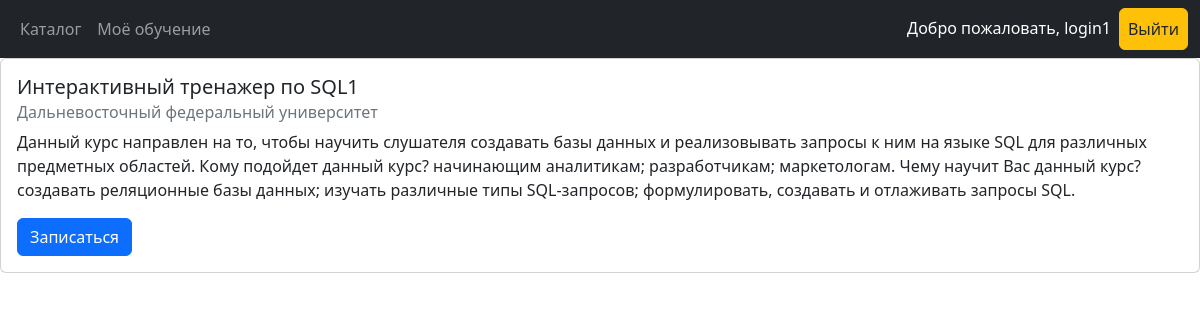
Page /catalog/1/ (signed in) on the committed database.
### courses/models.py (models this page shows, shortened)
class Course(models.Model):
    title = models.CharField(max_length=100, verbose_name='Название')
    author = models.CharField(max_length=100, verbose_name='Автор')
    description = models.TextField(verbose_name='Описание курса')
    class Meta:
        verbose_name = 'Курс'
        verbose_name_plural = 'Курсы'

### courses/views.py (the view)
# urls.py: path('catalog/<int:pk>/', DetailCourseView.as_view(), name='course-detail'),
class DetailCourseView(DetailView):
    model = Course
    template_name = "courses/detail.html"

### courses/templates/courses/detail.html
{% extends "courses/index.html" %}
{% block content %}
    <div class="card ml-5">
      <div class="card-body">
        <h5 class="card-title">{{ object.title }}</h5>
        <h6 class="card-subtitle mb-2 text-muted">{{ object.author }}</h6>
        <p class="card-text"> {{ object.description }}</p>
          {% if request.user.is_authenticated %}
            {% if course in  user.profile.courses.all %}
            <p class="text-success">Вы записаны</p>
            <a href="{% url 'unsubscribe' course.pk %}" class="card-link btn btn-primary">Отписаться</a>
            {% else %}
            <a href="{% url 'subscribe' course.pk %}" class="card-link btn btn-primary">Записаться</a>
            {% endif %}
          </div>
          {% endif %}
    </div>
{% endblock content %}

### courses/templates/courses/index.html (shortened to what this page needs)
<!doctype html>
<html lang="ru">
  <head>
    <link href="https://cdn.jsdelivr.net/npm/bootstrap@5.2.2/dist/css/bootstrap.min.css" rel="stylesheet">
  </head>
  <body>
    <nav class="navbar navbar-expand-lg navbar-dark bg-dark sticky-top">
    <div class="container-fluid">
        <div class="collapse navbar-collapse" id="navbarContent">
            <ul class="navbar-nav me-auto">
                {% if user.is_superuser %}
                    <li class="nav-item">
                        {% url 'control' as url_control %}
                        <a class="nav-link{% if url_control == request.path %} active {% endif %}" href={{url_control}}>Управление курсами</a>
                    </li>
                {% else %}
                {% if request.user.is_authenticated %}
                    <li class="nav-item">
                        {% url 'catalog' as url_catalog %}
                        <a class="nav-link{% if url_catalog == request.path %} active {% endif %}" href={{url_catalog}}>Каталог</a>
                    </li>
                    <li class="nav-item">
                        {% url 'learn' as url_learn %}
                        <a class="nav-link{% if url_learn == request.path %} active {% endif %}" href={{url_learn}}>Моё обучение</a>
                    </li>
                {% else %}
                    <li class="nav-item">
                        {% url 'catalog' as url_catalog %}
                        <a class="nav-link{% if url_catalog == request.path %} active {% endif %}" href={{url_catalog}}>Каталог</a>
                    </li>
                {% endif %}
                {% endif %}
            </ul>
            <ul class="navbar-nav">
                {% if request.user.is_authenticated %}
                <li class="nav-item">
                    <a class="nav-link disabled" style="color: white;" href="#"> Добро пожаловать, {{ request.user }} </a>
                </li>
                <li class="nav-item">
                    <a class=" btn nav-link btn-warning ml-5 text-dark link-dark" href="{% url 'logout' %}"> Выйти </a>
                </li>
                {% endif %}
            </ul>
        </div>
    </div>
</nav>
    {% block content %}{% endblock content %}
  </body>
</html>

### rows in the picture
Course: title "Интерактивный тренажер по SQL1", author "Дальневосточный федеральный университет", description "Данный курс направлен на то, чтобы научить слушателя создавать базы данных и реализовывать запросы к ним на языке SQL для различных предметных областей. Кому подойдет данный курс? начинающим аналитикам; разработчикам; маркетологам. Чему научит Вас данный курс? создавать реляционные базы данных; изучать различные типы SQL-запросов; формулировать, создавать и отлаживать запросы SQL."

### other values in the picture
{{ request.user }} "login1"
